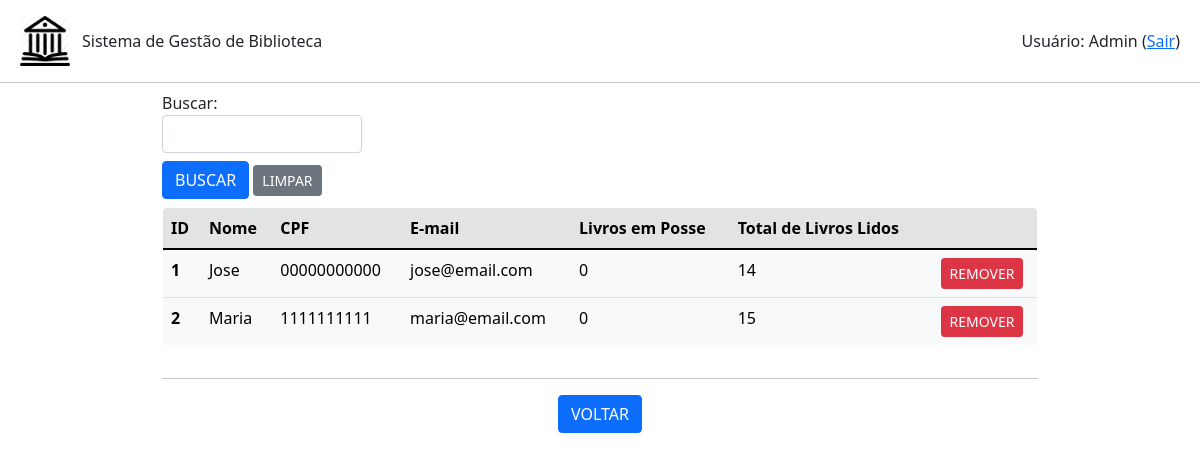
Page /ficha/listar (signed in) on the earlier database version.
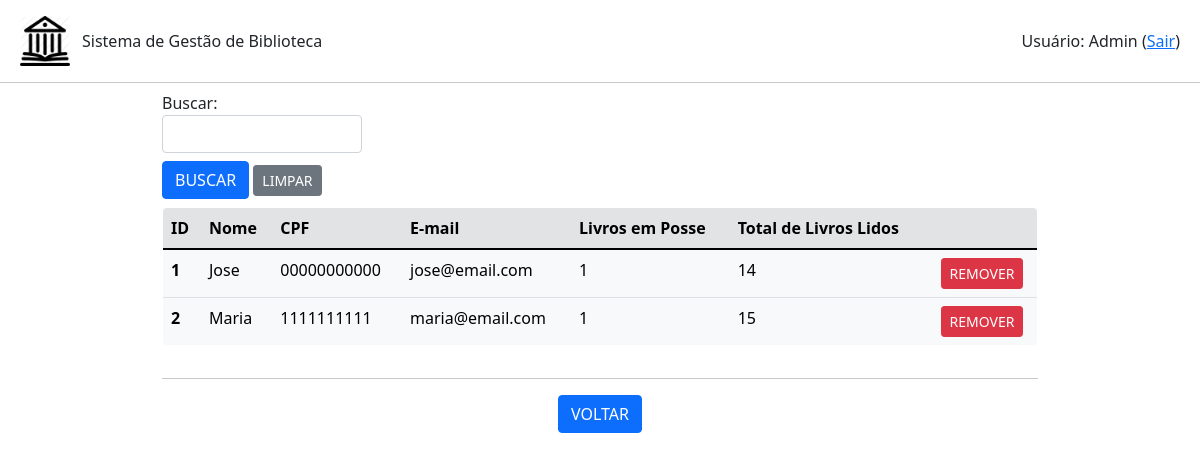
Same page on the later database version.
### ficha.py (models this page shows)
class Ficha(db.Model):
    id = db.Column(db.Integer, primary_key=True)
    nome = db.Column(db.String(200), unique=False, nullable=False)
    cpf = db.Column(db.String(20), unique=True, nullable=False)
    email = db.Column(db.String(120), unique=True, nullable=False)
    ativo = db.Column(db.Boolean(), default=False)
    qtdLivros = db.Column(db.Integer, unique=False, nullable=False)
    totalLivros = db.Column(db.Integer, unique=False, nullable=False)
    emprestimo = db.relationship('Emprestimo', backref='ficha', lazy=True)

### app.py (the view, shortened to what this page needs)
@app.route('/ficha/listar', methods=['POST','GET'])
def listar_fichas():
    if session.get('autenticado',False)==False:
        flash(u'Login necessário!', category='warning')
        return(redirect(url_for('login')))
    form = BuscaForm()
    fichas = Ficha.query.order_by(Ficha.nome).all()
    return(render_template('fichas.html', fichas=fichas, form=form, action=url_for('listar_fichas')))

### formBusca.py
class BuscaForm(FlaskForm):
    campo = StringField('Buscar: ', validators=[DataRequired()])
    enviar = SubmitField('BUSCAR')

### templates/fichas.html (shortened to what this page needs)
{% extends "base.html" %}
{% block conteudo %}
<div class="container-fluid mx-auto" style="width: 75%;">
    {% from 'bootstrap/form.html' import render_field %}
    <form method="post">
        <div class="mt-2" style="width: 200px;">
            {{ render_field(form.campo) }}
        </div>
        <div class="mt-2 mb-2">
            {{ render_field(form.enviar, button_style="primary", button_size="sm") }}
            <a class="btn btn-secondary btn-sm" href="{{url_for('listar_fichas')}}" role="button">LIMPAR</a>
        </div>
    </form>
    <div style="max-height: 400px; overflow-y: auto;">
        <table class=" table table-light border rounded-3" style="overflow: hidden;">
            <thead>
            <tr class="table-secondary">
                <th scope="col">ID</th>
                <th scope="col">Nome</th>
                <th scope="col">CPF</th>
                <th scope="col">E-mail</th>
                <th scope="col">Livros em Posse</th>
                <th scope="col">Total de Livros Lidos</th>
                <th scope="col"></th>
            </tr>
            </thead>
            <tbody>
                {% for ficha in fichas %}
                    <tr>
                        <th scope="row">{{ficha.id}}</th>
                        <td>{{ficha.nome}}</td>
                        <td>{{ficha.cpf}}</td>
                        <td>{{ficha.email}}</td>
                        <td>{{ficha.qtdLivros}}</td>
                        <td>{{ficha.totalLivros}}</td>
                        <td class="text-center"><a class="btn btn-danger btn-sm" href="{{url_for('remover_ficha', id_ficha=ficha.id)}}" role="button">REMOVER</a></td>
                    </tr>
                {% endfor %}
            </tbody>
        </table>
    </div>
    <hr>
    <div class="row text-center">
        <div class="col mr-1">
            <a class="btn btn-primary" href="{{url_for('root')}}" role="button">VOLTAR</a>
        </div>
    </div>
</div>
{% endblock %}

Differences in the rows shown:
changed Ficha "Jose": qtdLivros "0" → "1"
changed Ficha "Maria": qtdLivros "0" → "1"
